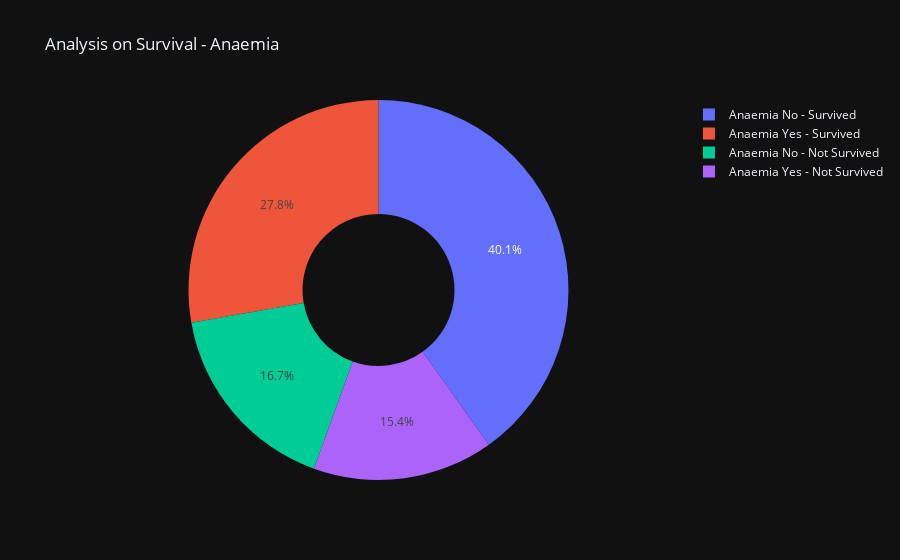

The code cell stored with this chart in its notebook:
### Code cell
plot_pie_chart(dataframe, 'anaemia')

### Figure 1 — Plotly figure (JSON) as saved in the notebook; plotly's stock layout.template omitted (floating-point values rounded to 4 significant figures)
{"data": [{"hole": 0.4, "labels": ["Anaemia Yes - Survived", "Anaemia Yes - Not Survived", "Anaemia No - Survived", "Anaemia No - Not Survived"], "values": [83, 46, 120, 50], "type": "pie"}], "layout": {"title": {"text": "Analysis on Survival - Anaemia"}}}
